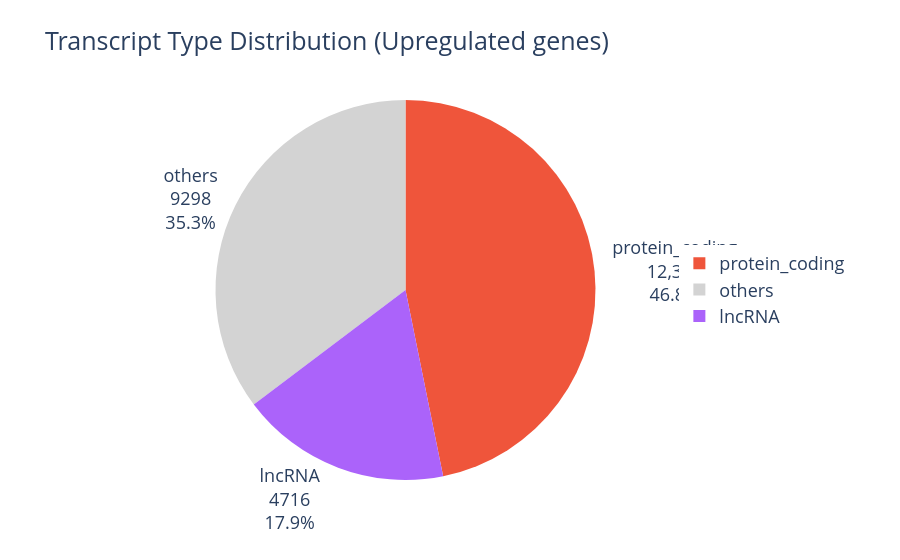

The cell this chart's notebook holds for it:
### Markdown cell above
&nbsp;

&nbsp;

&nbsp;

&nbsp;

## Pie Chart (transcript category)

### Code cell
# Define custom colors for each gene category
transcript_category_colors = {
    'protein_coding': '#EF553B',  # Red-orange (画像のmRNAに合わせて赤みがかったオレンジ色)
    'others': '#D3D3D3',  # LightGray (薄い灰色)
    'lncRNA': '#AB63FA'  # Purple (画像のDivergent p-lncRNAに合わせて紫色)
    # 'p-lncRNA, intergenic': '#4682B4',  # Steelblue (画像のIntergenic p-lncRNAに合わせてsteelblue)
    # 'e-lncRNA': '#00CC96'  # Teal-green (画像のe-lncRNAに合わせて緑色)
}

transcript_category_counts_up = (
    top5_genes
    .group_by("representative_transcript_type")  # Group by gene category column
    .agg(pl.len().alias("count"))  # Count occurrences
    .sort("count", descending=True)  # Sort by count in descending order
)

# Enhanced pie chart with custom colors
fig_basic = px.pie(
    transcript_category_counts_up.to_pandas(),  # Convert Polars to Pandas for plotly
    values='count',
    names='representative_transcript_type',
    title='Transcript Type Distribution (Upregulated genes)',
    color='representative_transcript_type',  # Add color parameter
    color_discrete_map=transcript_category_colors  # Apply custom color mapping
)

# Customize the appearance
fig_basic.update_traces(
    textposition='outside',  # Place text outside pie slices
    textinfo='value+percent+label',  # Show value, percentage and label
    hovertemplate='<b>%{label}</b><br>Count: %{value}<br>Percentage: %{percent}<extra></extra>'
)

# Update layout for better appearance
fig_basic.update_layout(
    font_size=18,
    showlegend=True,
    legend=dict(
        orientation="v",
        yanchor="middle",
        y=0.5,
        xanchor="left",
        x=1.01
    )
)

fig_basic.show()

### Figure 1 — Plotly figure (JSON) as saved in the notebook; plotly's stock layout.template omitted (floating-point values rounded to 4 significant figures)
{"data": [{"customdata": [["protein_coding"], ["others"], ["lncRNA"]], "domain": {"x": [0, 1], "y": [0, 1]}, "hovertemplate": "<b>%{label}</b><br>Count: %{value}<br>Percentage: %{percent}<extra></extra>", "labels": ["protein_coding", "others", "lncRNA"], "legendgroup": "", "marker": {"colors": ["#EF553B", "#D3D3D3", "#AB63FA"]}, "name": "", "showlegend": true, "textinfo": "value+percent+label", "textposition": "outside", "type": "pie", "values": [12340, 9298, 4716]}], "layout": {"font": {"size": 18}, "legend": {"orientation": "v", "tracegroupgap": 0, "x": 1.01, "xanchor": "left", "y": 0.5, "yanchor": "middle"}, "showlegend": true, "title": {"text": "Transcript Type Distribution (Upregulated genes)"}}}
